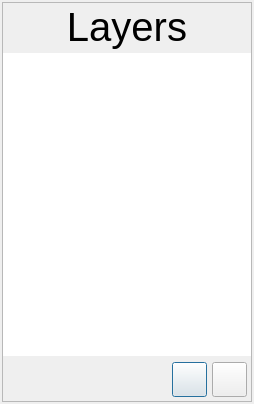
<?xml version="1.0" encoding="UTF-8"?>
<ui version="4.0">
 <class>LayersWindow</class>
 <widget class="QDialog" name="LayersWindow">
  <property name="windowModality">
   <enum>Qt::NonModal</enum>
  </property>
  <property name="geometry">
   <rect>
    <x>0</x>
    <y>0</y>
    <width>254</width>
    <height>404</height>
   </rect>
  </property>
  <property name="sizePolicy">
   <sizepolicy hsizetype="Fixed" vsizetype="Fixed">
    <horstretch>0</horstretch>
    <verstretch>0</verstretch>
   </sizepolicy>
  </property>
  <property name="minimumSize">
   <size>
    <width>254</width>
    <height>404</height>
   </size>
  </property>
  <property name="maximumSize">
   <size>
    <width>254</width>
    <height>404</height>
   </size>
  </property>
  <property name="windowTitle">
   <string>Layers</string>
  </property>
  <property name="modal">
   <bool>false</bool>
  </property>
  <widget class="QLabel" name="layersLabel">
   <property name="geometry">
    <rect>
     <x>2</x>
     <y>2</y>
     <width>250</width>
     <height>50</height>
    </rect>
   </property>
   <property name="font">
    <font>
     <pointsize>30</pointsize>
    </font>
   </property>
   <property name="styleSheet">
    <string/>
   </property>
   <property name="text">
    <string>Layers</string>
   </property>
   <property name="alignment">
    <set>Qt::AlignCenter</set>
   </property>
  </widget>
  <widget class="QPushButton" name="addLayerButton">
   <property name="geometry">
    <rect>
     <x>172</x>
     <y>362</y>
     <width>35</width>
     <height>35</height>
    </rect>
   </property>
   <property name="cursor">
    <cursorShape>PointingHandCursor</cursorShape>
   </property>
   <property name="contextMenuPolicy">
    <enum>Qt::DefaultContextMenu</enum>
   </property>
   <property name="autoFillBackground">
    <bool>false</bool>
   </property>
   <property name="styleSheet">
    <string notr="true">background-image: url(&quot;UI/plus.png&quot;);</string>
   </property>
   <property name="text">
    <string/>
   </property>
   <property name="icon">
    <iconset>
     <normaloff>plus.png</normaloff>plus.png</iconset>
   </property>
   <property name="iconSize">
    <size>
     <width>25</width>
     <height>25</height>
    </size>
   </property>
   <property name="flat">
    <bool>false</bool>
   </property>
  </widget>
  <widget class="QPushButton" name="removeLayerButton">
   <property name="geometry">
    <rect>
     <x>212</x>
     <y>362</y>
     <width>35</width>
     <height>35</height>
    </rect>
   </property>
   <property name="cursor">
    <cursorShape>PointingHandCursor</cursorShape>
   </property>
   <property name="autoFillBackground">
    <bool>false</bool>
   </property>
   <property name="styleSheet">
    <string notr="true">background-image: url(&quot;UI/minus.png&quot;);</string>
   </property>
   <property name="text">
    <string/>
   </property>
   <property name="icon">
    <iconset>
     <normaloff>minus.png</normaloff>minus.png</iconset>
   </property>
   <property name="iconSize">
    <size>
     <width>25</width>
     <height>25</height>
    </size>
   </property>
   <property name="flat">
    <bool>false</bool>
   </property>
  </widget>
  <widget class="QListWidget" name="layersList">
   <property name="geometry">
    <rect>
     <x>2</x>
     <y>2</y>
     <width>250</width>
     <height>400</height>
    </rect>
   </property>
   <property name="styleSheet">
    <string notr="true">padding-top: 50px;
padding-bottom: 45px;</string>
   </property>
  </widget>
  <zorder>layersList</zorder>
  <zorder>layersLabel</zorder>
  <zorder>removeLayerButton</zorder>
  <zorder>addLayerButton</zorder>
 </widget>
 <resources/>
 <connections/>
</ui>
